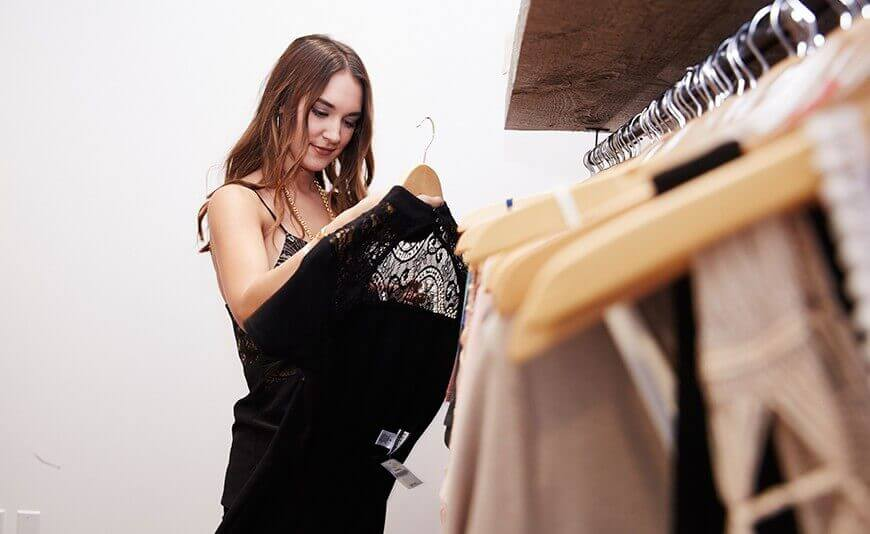
#> input picture Plantillas/E-commercer/e2/e-commerce-project-master/img/blogs/blog1.jpg, 870 x 534 px
$ python imagenes.py
#> lines starting #> are read from the running program, lines starting #| are printed output that depends on the picture
#> the answer given: ../Plantillas/E-commercer/e2/e-commerce-project-master/img/blogs/blog1.jpg
#> the answer given: out.png
from PIL import Image
import os

def reducir_imagen(ruta_entrada, ruta_salida, ancho_nuevo=None, alto_nuevo=None, porcentaje=None):
    """
    Reduce el tamaño de una imagen manteniendo la relación de aspecto.

    Args:
        ruta_entrada (str): Ruta de la imagen original
        ruta_salida (str): Ruta donde guardar la imagen reducida
        ancho_nuevo (int, optional): Ancho deseado en píxeles
        alto_nuevo (int, optional): Alto deseado en píxeles
        porcentaje (float, optional): Porcentaje de reducción (0-100)

    Nota:
        Solo debe especificarse ancho_nuevo, alto_nuevo O porcentaje, no varios.
        Si no se especifica ninguno, se pedirá por consola.
    """
#> called with ruta_salida = 'out.png'
    try:
        # Abrir la imagen original
        with Image.open(ruta_entrada) as img:
#> img is the input picture: PIL image 870x534 RGB; mean R, G, B 166.9, 149.7, 141.7
            ancho_original, alto_original = img.size
#> ancho_original = 870; alto_original = 534

            # Determinar las nuevas dimensiones
            if porcentaje is not None:
                factor = porcentaje / 100.0
                ancho_nuevo = int(ancho_original * factor)
                alto_nuevo = int(alto_original * factor)
            elif ancho_nuevo is not None and alto_nuevo is not None:
                pass  # Usar los valores proporcionados
            elif ancho_nuevo is not None:
                # Calcular alto manteniendo relación de aspecto
                relacion = alto_original / ancho_original
                alto_nuevo = int(ancho_nuevo * relacion)
            elif alto_nuevo is not None:
                # Calcular ancho manteniendo relación de aspecto
                relacion = ancho_original / alto_original
                ancho_nuevo = int(alto_nuevo * relacion)
            else:
                # Pedir parámetros por consola
                print(f"Tamaño actual: {ancho_original}x{alto_original} px")
#| Tamaño actual: 870x534 px
                opcion = input("Reducir por [1]porcentaje, [2]ancho, [3]alto, [4]ambos: ")
#> the answer given: 1

                if opcion == "1":
                    porcentaje = float(input("Porcentaje de reducción (ej. 50 para 50%): "))
#> the answer given: 3
                    factor = porcentaje / 100.0
                    ancho_nuevo = int(ancho_original * factor)
#> ancho_nuevo = 26
                    alto_nuevo = int(alto_original * factor)
#> alto_nuevo = 16
                elif opcion == "2":
                    ancho_nuevo = int(input("Nuevo ancho en px: "))
                    relacion = alto_original / ancho_original
                    alto_nuevo = int(ancho_nuevo * relacion)
                elif opcion == "3":
                    alto_nuevo = int(input("Nuevo alto en px: "))
                    relacion = ancho_original / alto_original
                    ancho_nuevo = int(alto_nuevo * relacion)
                elif opcion == "4":
                    ancho_nuevo = int(input("Nuevo ancho en px: "))
                    alto_nuevo = int(input("Nuevo alto en px: "))
                else:
                    print("Opción no válida")
                    return

            # Redimensionar la imagen
            img_redimensionada = img.resize((ancho_nuevo, alto_nuevo), Image.LANCZOS)
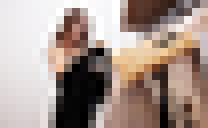
#> img_redimensionada: PIL image 26x16 RGB (shown 8 times larger); mean R, G, B 167, 149.8, 141.7

            # Guardar la imagen
            img_redimensionada.save(ruta_salida)
            print(f"Imagen reducida guardada en: {ruta_salida}")
            print(f"Tamaño original: {ancho_original}x{alto_original} px")
#| Tamaño original: 870x534 px
            print(f"Tamaño nuevo: {ancho_nuevo}x{alto_nuevo} px")
#| Tamaño nuevo: 26x16 px

    except Exception as e:
        print(f"Error al procesar la imagen: {e}")

if __name__ == "__main__":
    # Ejemplo de uso
    ruta_entrada = input("Ruta de la imagen original: ").strip('"')
    ruta_salida = input("Ruta para guardar la imagen reducida: ").strip('"')

    # Verificar si la ruta de entrada existe
    if not os.path.exists(ruta_entrada):
        print("Error: El archivo de entrada no existe.")
    else:
        # Llamar a la función sin parámetros de tamaño para que pregunte por consola
        reducir_imagen(ruta_entrada, ruta_salida)

$ run again, on Plantillas/E-commercer/e2/e-commerce-project-master/img/blogs/blog3.jpg
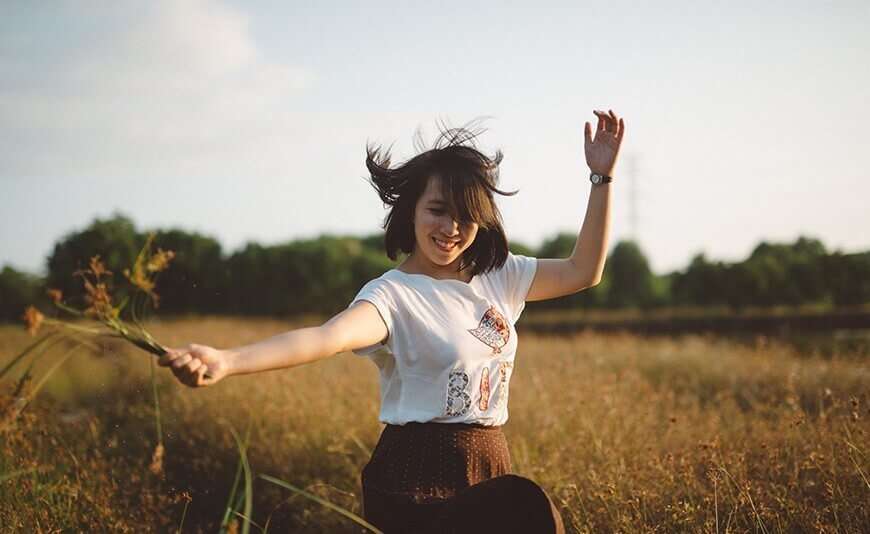
#> input picture Plantillas/E-commercer/e2/e-commerce-project-master/img/blogs/blog3.jpg, 870 x 534 px
#> in reducir_imagen, img is the input picture: PIL image 870x534 RGB; mean R, G, B 156.6, 144.4, 128.4
#| Tamaño actual: 870x534 px
#> in reducir_imagen, `img_redimensionada = img.resize((ancho_nuevo, alto_nuevo), Image.LANCZ..`:
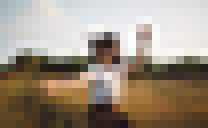
#> img_redimensionada: PIL image 26x16 RGB (shown 8 times larger); mean R, G, B 156.7, 144.5, 128.4
#| Tamaño original: 870x534 px
#| Tamaño nuevo: 26x16 px

$ run again, on Plantillas/E-commercer/e2/e-commerce-project-master/img/blogs/blog4.jpg
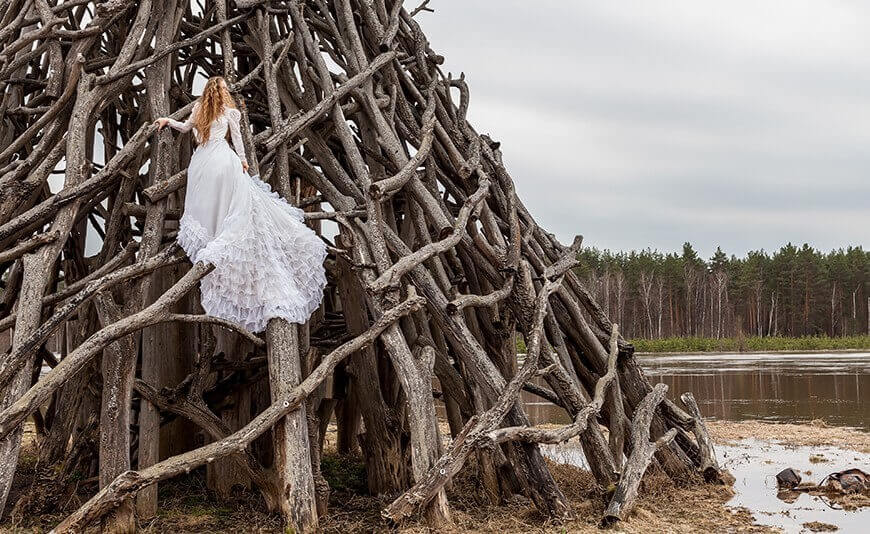
#> input picture Plantillas/E-commercer/e2/e-commerce-project-master/img/blogs/blog4.jpg, 870 x 534 px
#> in reducir_imagen, img is the input picture: PIL image 870x534 RGB; mean R, G, B 123.9, 113.1, 106.5
#| Tamaño actual: 870x534 px
#> in reducir_imagen, `img_redimensionada = img.resize((ancho_nuevo, alto_nuevo), Image.LANCZ..`:
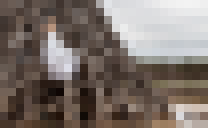
#> img_redimensionada: PIL image 26x16 RGB (shown 8 times larger); mean R, G, B 123.7, 113, 106.4
#| Tamaño original: 870x534 px
#| Tamaño nuevo: 26x16 px

$ run again, on Plantillas/E-commercer/e2/e-commerce-project-master/img/blogs/blog5.jpg
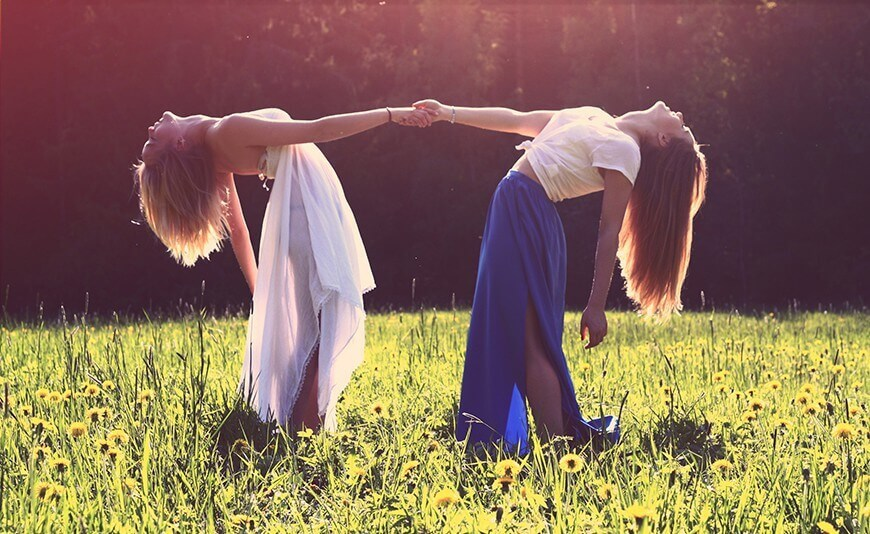
#> input picture Plantillas/E-commercer/e2/e-commerce-project-master/img/blogs/blog5.jpg, 870 x 534 px
#> in reducir_imagen, img is the input picture: PIL image 870x534 RGB; mean R, G, B 136.3, 108.6, 89.6
#| Tamaño actual: 870x534 px
#> in reducir_imagen, `img_redimensionada = img.resize((ancho_nuevo, alto_nuevo), Image.LANCZ..`:
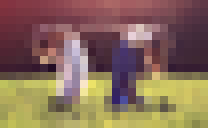
#> img_redimensionada: PIL image 26x16 RGB (shown 8 times larger); mean R, G, B 136.2, 108.6, 89.6
#| Tamaño original: 870x534 px
#| Tamaño nuevo: 26x16 px
